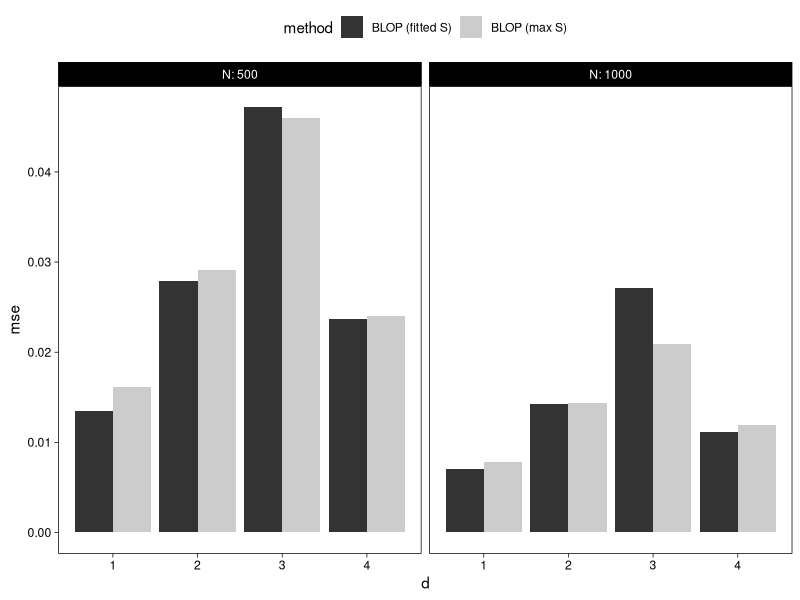

Generate this figure with R: (Note: this script raises an error after producing the figure.)
library(magrittr)
f <- function (x, y) mean((x - y)^2)
exp_03a <- 
    readr::read_csv("data/exp-02.csv") %>%
    dplyr::filter(l == 1.75, o == sqrt(2), !is.infinite(estimate)) %>%
    dplyr::mutate(m = "BLOP (max S)") %>%
    dplyr::group_by(m, d, N) %>%
    dplyr::summarise(mse = f(estimate, target), .groups = "drop")

exp_03b <- 
    readr::read_csv("data/exp-03.csv") %>%
    dplyr::filter(l == 1.75, o == sqrt(2), !is.infinite(estimate)) %>%
    dplyr::mutate(m = "BLOP (fitted S)") %>%
    dplyr::group_by(m, d, N) %>%
    dplyr::summarise(mse = f(estimate, target), .groups = "drop")

exp_03 <-
    rbind(exp_03a, exp_03b) %>%
    dplyr::rename(method = m)

p <- 
    exp_03 %>%
    ggplot2::ggplot(ggplot2::aes(x = d, y = mse, fill = method)) + 
    ggplot2::facet_grid( ~ N, labeller = "label_both", scales = "free") +
    ggplot2::geom_bar(stat = "identity", position = ggplot2::position_dodge()) +
    ggplot2::theme_linedraw() +
    ggplot2::scale_fill_grey() + 
    ggplot2::theme(
        panel.grid.major = ggplot2::element_blank(), 
        panel.grid.minor = ggplot2::element_blank(),
        legend.position  = "top"
    )
ggplot2::ggsave("images/exp-03.pdf", p, width = 6, height = 3)
p
